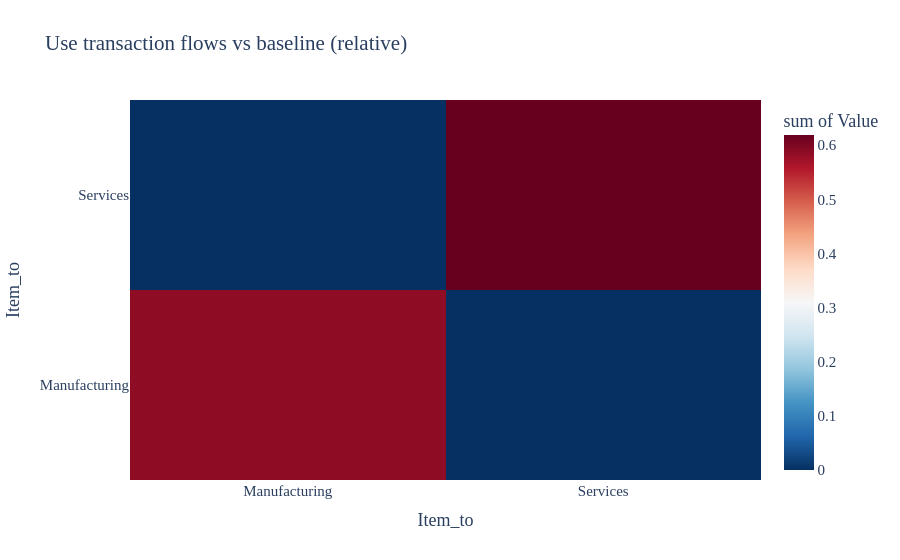

The code cell stored with this chart in its notebook:
### Markdown cell above
Again, keep `query(...)` as the standard workflow when you need the exact numbers. `plot(...)` is useful as a complementary step to identify patterns and hotspots before drilling back into the table.

This example visualizes the relative change in the shocked `u` matrix compared with the baseline.

### Code cell
db_SUT.plot(
    matrix="U",
    scenarios=["example shock"],
    base_scenario="baseline",
    difference="relative",
    preset="heatmap",
    auto_open=False,
    path=False,
)

### Figure 1 — Plotly figure (JSON) as saved in the notebook; plotly's stock layout.template omitted (floating-point values rounded to 4 significant figures)
{"data": [{"coloraxis": "coloraxis", "histfunc": "sum", "hovertemplate": "Item_to=%{y}<br>sum of Value=%{z}<extra></extra>", "name": "", "type": "histogram2d", "x": ["Manufacturing", "Services"], "xaxis": "x", "xbingroup": "x", "y": ["Manufacturing", "Services"], "yaxis": "y", "ybingroup": "y", "z": [0.5864, 0.6188]}], "layout": {"coloraxis": {"colorbar": {"title": {"text": "sum of Value"}}, "colorscale": [[0, "rgb(5,48,97)"], [0.1, "rgb(33,102,172)"], [0.2, "rgb(67,147,195)"], [0.3, "rgb(146,197,222)"], [0.4, "rgb(209,229,240)"], [0.5, "rgb(247,247,247)"], [0.6, "rgb(253,219,199)"], [0.7, "rgb(244,165,130)"], [0.8, "rgb(214,96,77)"], [0.9, "rgb(178,24,43)"], [1, "rgb(103,0,31)"]]}, "font": {"family": "Verdana", "size": 15}, "legend": {"tracegroupgap": 0}, "title": {"text": "Use transaction flows vs baseline (relative)"}, "xaxis": {"anchor": "y", "domain": [0, 1], "title": {"text": "Item_to"}}, "yaxis": {"anchor": "x", "domain": [0, 1], "title": {"text": "Item_to"}}}}
